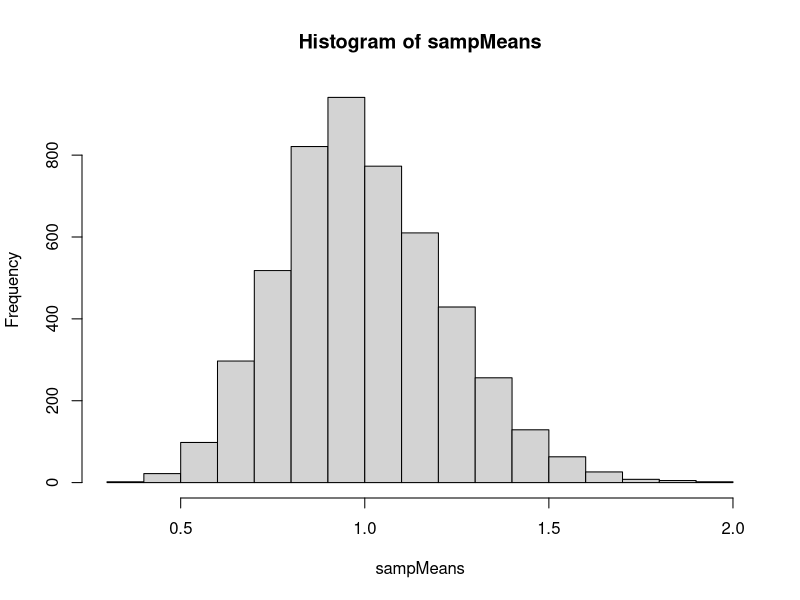
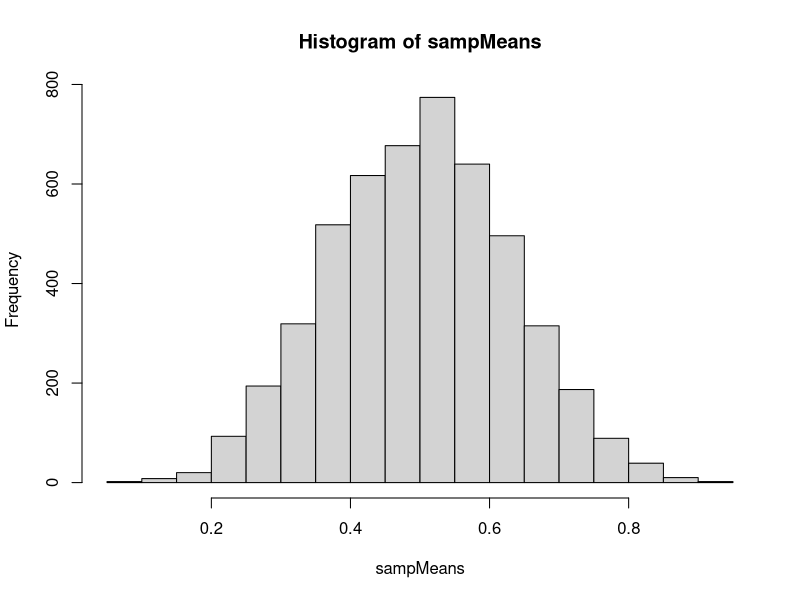
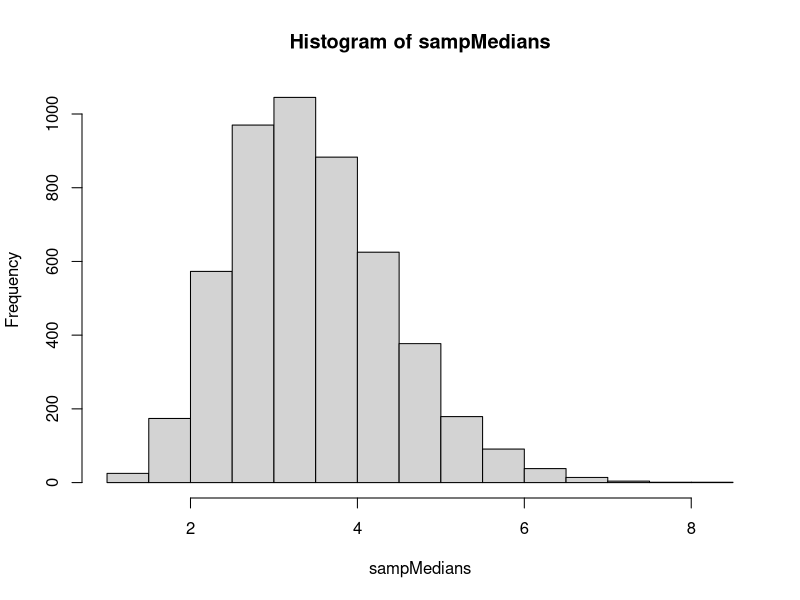
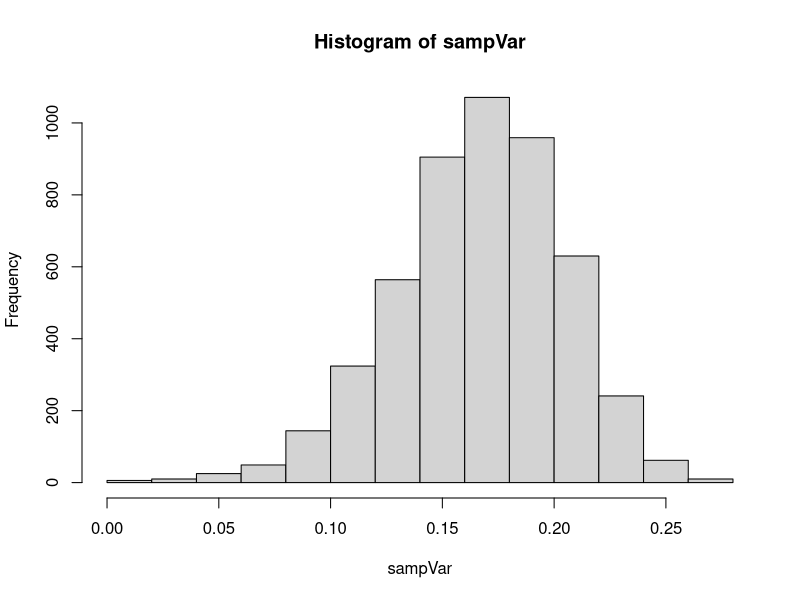

Generate these figures, in order, with R:
## ---- chunk 1
# Set the random seed
set.seed(10109)
# Parameters
n <- 20
rate <- 1
sim <- 5000 
# Simulate the sample means
sampMeans <- replicate(sim, mean(rexp(n, rate)))
# Calculate P(Xbar > 1.3) 
probSim <- mean(sampMeans > 1.3)
probSim
## ---- chunk 2
# Calculate prob using the Gamma distribution
probGamma <- 1 - pgamma(1.3 * n, shape = n, scale = 1 / rate)
probGamma
## ---- chunk 3
# Use the Central Limit Theorem to calculate the prob
mu <- rate
sigma <- rate / sqrt(n)
probCLT <- 1 - pnorm(1.3, mean = mu, sd = sigma)
probCLT
## ---- chunk 4
hist(sampMeans) 
## ---- chunk 5
# Set the random seed
set.seed(10109)
# Set the parameters
n <- 5
max <- 1
min <- 0
sim <- 5000  
# Simulate the sample means
sampMeans <- replicate(sim, mean(runif(n, min, max)))
# Calculate P(0.45 < Xbar < 0.55) 
prob <- mean(sampMeans > 0.45 & sampMeans < 0.55)
prob
## ---- chunk 6
# Use the Central Limit Theorem to calculate the prob
mu <- (min + max) / 2
sigma <- (max - min) / (12 * sqrt(n))
probCLT <- pnorm(0.55, mean = mu, sd = sigma) - pnorm(0.45, mean = mu, sd = sigma)
probCLT
## ---- chunk 7
hist(sampMeans)
## ---- chunk 8
# Set the random seed
set.seed(10109)
# Set the parameters
n <- 10
degrees <- 4
sim <- 5000  
# Simulate the sample medians
sampMedians <- replicate(sim, median(rchisq(n, degrees)))
# Calculate P(median > 4)
prob <- mean(sampMedians > 4)
prob
## ---- chunk 9
hist(sampMedians)
## ---- chunk 10
# Set the random seed
set.seed(10109)
# Set the parameters
n <- 10
shape1 <- 0.25
shape2 <- 0.25
sim <- 5000
# Simulate the sample variances
sampVar <- replicate(sim, var(rbeta(n, shape1, shape2)))
# Calculate P(variance > 0.2)
prob <- mean(sampVar > 0.2)
prob
## ---- chunk 11
hist(sampVar)
